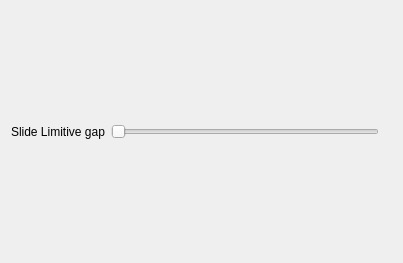
<?xml version="1.0" encoding="UTF-8"?>
<ui version="4.0">
 <class>SlideSettings</class>
 <widget class="QWidget" name="SlideSettings">
  <property name="geometry">
   <rect>
    <x>0</x>
    <y>0</y>
    <width>403</width>
    <height>263</height>
   </rect>
  </property>
  <property name="windowTitle">
   <string>Form</string>
  </property>
  <layout class="QHBoxLayout" name="horizontalLayout">
   <item>
    <widget class="QLabel" name="label">
     <property name="text">
      <string>Slide Limitive gap</string>
     </property>
    </widget>
   </item>
   <item>
    <widget class="QSlider" name="slider_of_slidegap">
     <property name="orientation">
      <enum>Qt::Orientation::Horizontal</enum>
     </property>
    </widget>
   </item>
   <item>
    <widget class="QLabel" name="value_mark_label">
     <property name="text">
      <string/>
     </property>
    </widget>
   </item>
  </layout>
 </widget>
 <resources/>
 <connections/>
</ui>
